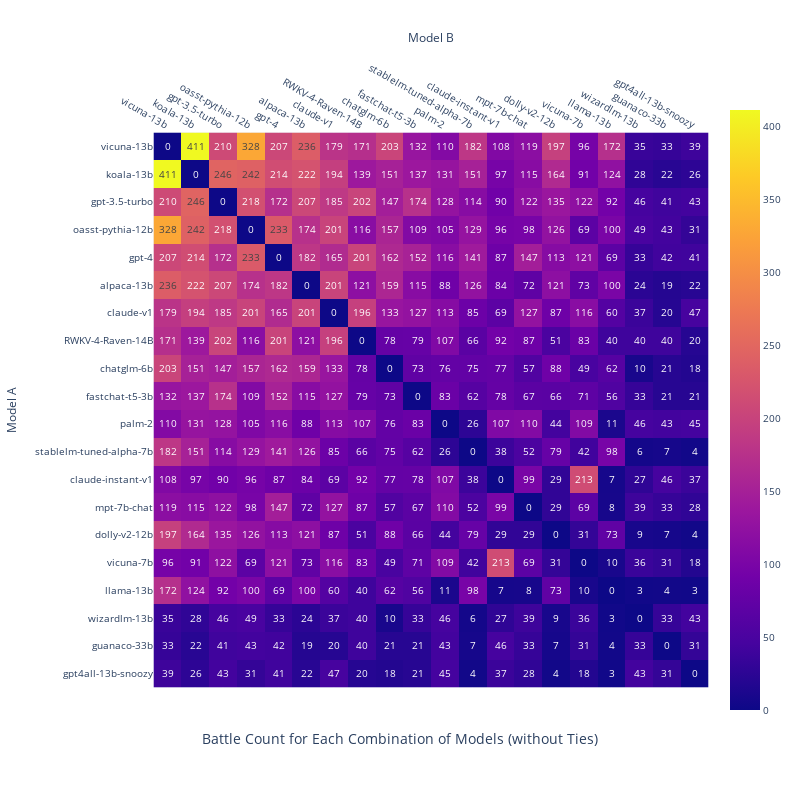

Here is the notebook cell this chart was saved with:
### Code cell
visualize_battle_count(battles_no_ties, "Battle Count for Each Combination of Models (without Ties)")

### Figure 1 — Plotly figure (JSON) as saved in the notebook; plotly's stock layout.template omitted (floating-point values rounded to 4 significant figures; data arrays with more than 128 entries replaced by an {"elided": "..."} marker saying what was removed)
{"data": [{"coloraxis": "coloraxis", "hovertemplate": "Model A: %{y}<br>Model B: %{x}<br>Count: %{z}<extra></extra>", "name": "0", "texttemplate": "%{z}", "type": "heatmap", "x": ["vicuna-13b", "koala-13b", "gpt-3.5-turbo", "oasst-pythia-12b", "gpt-4", "alpaca-13b", "claude-v1", "RWKV-4-Raven-14B", "chatglm-6b", "fastchat-t5-3b", "palm-2", "stablelm-tuned-alpha-7b", "claude-instant-v1", "mpt-7b-chat", "dolly-v2-12b", "vicuna-7b", "llama-13b", "wizardlm-13b", "guanaco-33b", "gpt4all-13b-snoozy"], "xaxis": "x", "y": ["vicuna-13b", "koala-13b", "gpt-3.5-turbo", "oasst-pythia-12b", "gpt-4", "alpaca-13b", "claude-v1", "RWKV-4-Raven-14B", "chatglm-6b", "fastchat-t5-3b", "palm-2", "stablelm-tuned-alpha-7b", "claude-instant-v1", "mpt-7b-chat", "dolly-v2-12b", "vicuna-7b", "llama-13b", "wizardlm-13b", "guanaco-33b", "gpt4all-13b-snoozy"], "yaxis": "y", "z": {"elided": "20x20 int values"}}], "layout": {"coloraxis": {"colorscale": [[0, "#0d0887"], [0.1111, "#46039f"], [0.2222, "#7201a8"], [0.3333, "#9c179e"], [0.4444, "#bd3786"], [0.5556, "#d8576b"], [0.6667, "#ed7953"], [0.7778, "#fb9f3a"], [0.8889, "#fdca26"], [1, "#f0f921"]]}, "font": {"size": 10}, "height": 800, "title": {"text": "Battle Count for Each Combination of Models (without Ties)", "x": 0.5, "y": 0.07}, "width": 800, "xaxis": {"anchor": "y", "constrain": "domain", "domain": [0, 1], "scaleanchor": "y", "side": "top", "title": {"text": "Model B"}}, "yaxis": {"anchor": "x", "autorange": "reversed", "constrain": "domain", "domain": [0, 1], "title": {"text": "Model A"}}}}
